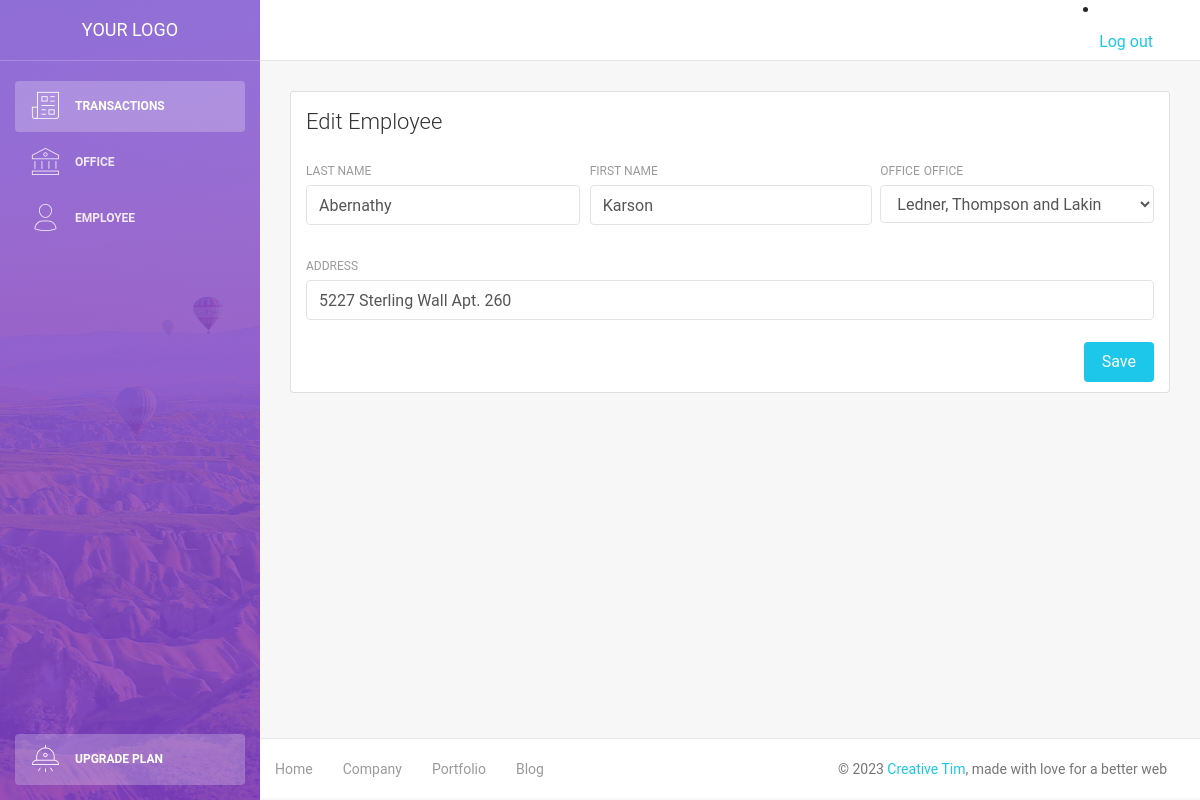
Screenshot of /employee-edit.php?id=82 with the database file from the repository.
### tables this page shows
CREATE TABLE `employee` (
  `id` int(11) NOT NULL,
  `lastname` varchar(45) NOT NULL,
  `firstname` varchar(45) NOT NULL,
  `office_id` int(11) NOT NULL,
  `address` varchar(100) DEFAULT NULL
);

### employee-edit.php (the view, shortened to what this page needs)
<!DOCTYPE html>
<html lang="en">
<head>
    <link rel="stylesheet" href="https://maxcdn.bootstrapcdn.com/font-awesome/latest/css/font-awesome.min.css" />
    <link href="assets/css/bootstrap.min.css" rel="stylesheet" />
    <link href="assets/css/light-bootstrap-dashboard.css?v=2.0.0 " rel="stylesheet" />
    <link href="assets/css/demo.css" rel="stylesheet" />
</head>
<?php
        require "config/db.php";
        $id = $_GET['id'];
        $query_Id = "SELECT * FROM employee WHERE id=$id";
        $result_Id = mysqli_query($conn, $query_Id);
        if(count(array($result_Id))==1){
            $employee = mysqli_fetch_array($result_Id);
            $firstname  = $employee['firstname'];
            $lastname = $employee['lastname'];
            $office_id = $employee['office_id'];
            $address = $employee['address'];
        }
        $query = "SELECT  id, name From  office";
        $employee = mysqli_query($conn, $query);
    ?>
<body>
    <div class="wrapper">
        <div class="sidebar"data-color="purple" data-image="assets/img/sidebar-2.jpg">
            <div class="sidebar-wrapper">
               <?php include('includes/sidebar.php');?>
            </div>
        </div>
        <div class="main-panel">
            <?php include('includes/navbar.php');?>
            <div class="content">
                <div class="container-fluid">
                    <div class="row">
                        <div class="col-md-12">
                            <div class="card">
                                <div class="card-header">
                                    <h4 class="card-title">Edit Employee</h4>
                                </div>
                                <div class="card-body">
                                    <form method="POST" action="<?php $_SERVER['PHP_SELF'];?>">
                                        <div class="row">
                                            <div class="col-md-4 pr-1">
                                                <div class="form-group">
                                                    <label>Last Name</label>
                                                    <input type="text" class="form-control" name= "lastname" value="<?php echo $lastname; ?>">
                                                </div>
                                            </div>
                                            <div class="col-md-4 pr-1">
                                                <div class="form-group">
                                                    <label>First Name</label>
                                                    <input type="text" class="form-control" name="firstname" value="<?php echo $firstname; ?>" >
                                                </div>
                                            </div>
                                            <div class="col-md-4 pl-1">
                                                <div class="form-group">
                                                    <label for="exampleInputEmail1">Office</label>
                                                    <label for="exampleInputEmail">Office</label>
                                                    <select class="form-control" name="office">
                                                        <?php while($employee_row = mysqli_fetch_assoc($employee)):?>
                                                            <?php if($employee_row['id'] == $office_id):?>
                                                                <option value="<?php echo $employee_row['id']; ?>" selected>
                                                                    <?php echo $employee_row['name']; ?>
                                                                </option>
                                                            <?php else:?>
                                                                <option value="<?php echo $employee_row['id']; ?>">
                                                                    <?php echo $employee_row['name']; ?>
                                                                </option>
                                                            <?php endif?>
                                                        <?php endwhile;?>
                                                    </select>
                                                </div>
                                            </div>
                                        </div>
                                        <div class="row">
                                            <div class="col-md-12">
                                                <div class="form-group">
                                                    <label>Address</label>
                                                    <input type="text" class="form-control" name="address" value="<?php echo $address; ?>">
                                                </div>
                                            </div>
                                        </div>
                                        <button type="submit" name="submit" class="btn btn-info btn-fill pull-right">Save</button>
                                       <div class="clearfix"></div>
                                </form>
                               </div>
                            </div>
                        </div>
                    </div>
                </div>
            </div>
            <footer class="footer">
                <div class="container-fluid">
                    <nav>
                        <ul class="footer-menu">
                            <li>
                                <a href="#">
                                    Home
                                </a>
                            </li>
                            <li>
                                <a href="#">
                                    Company
                                </a>
                            </li>
                            <li>
                                <a href="#">
                                    Portfolio
                                </a>
                            </li>
                            <li>
                                <a href="#">
                                    Blog
                                </a>
                            </li>
                        </ul>
                        <p class="copyright text-center">
                            ©
                            <a href="http://www.creative-tim.com">Creative Tim</a>, made with love for a better web
                        </p>
                    </nav>
                </div>
            </footer>
        </div>
    </div>
</body>
</html>

### rows the page displays
employee: lastname "Abernathy", firstname "Karson", address "5227 Sterling Wall Apt. 260"

### other values shown
form field office "Ledner, Thompson and Lakin"
